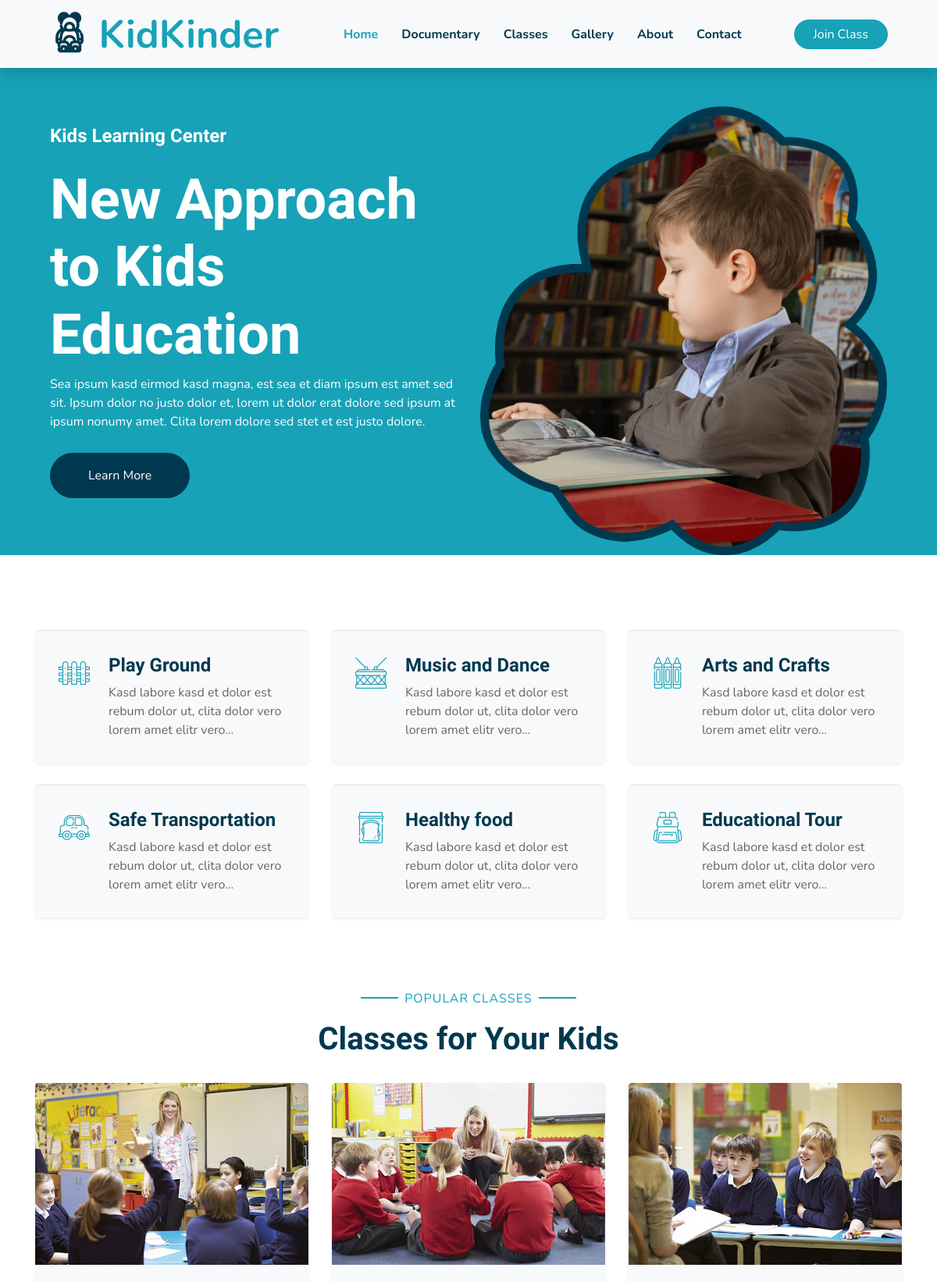
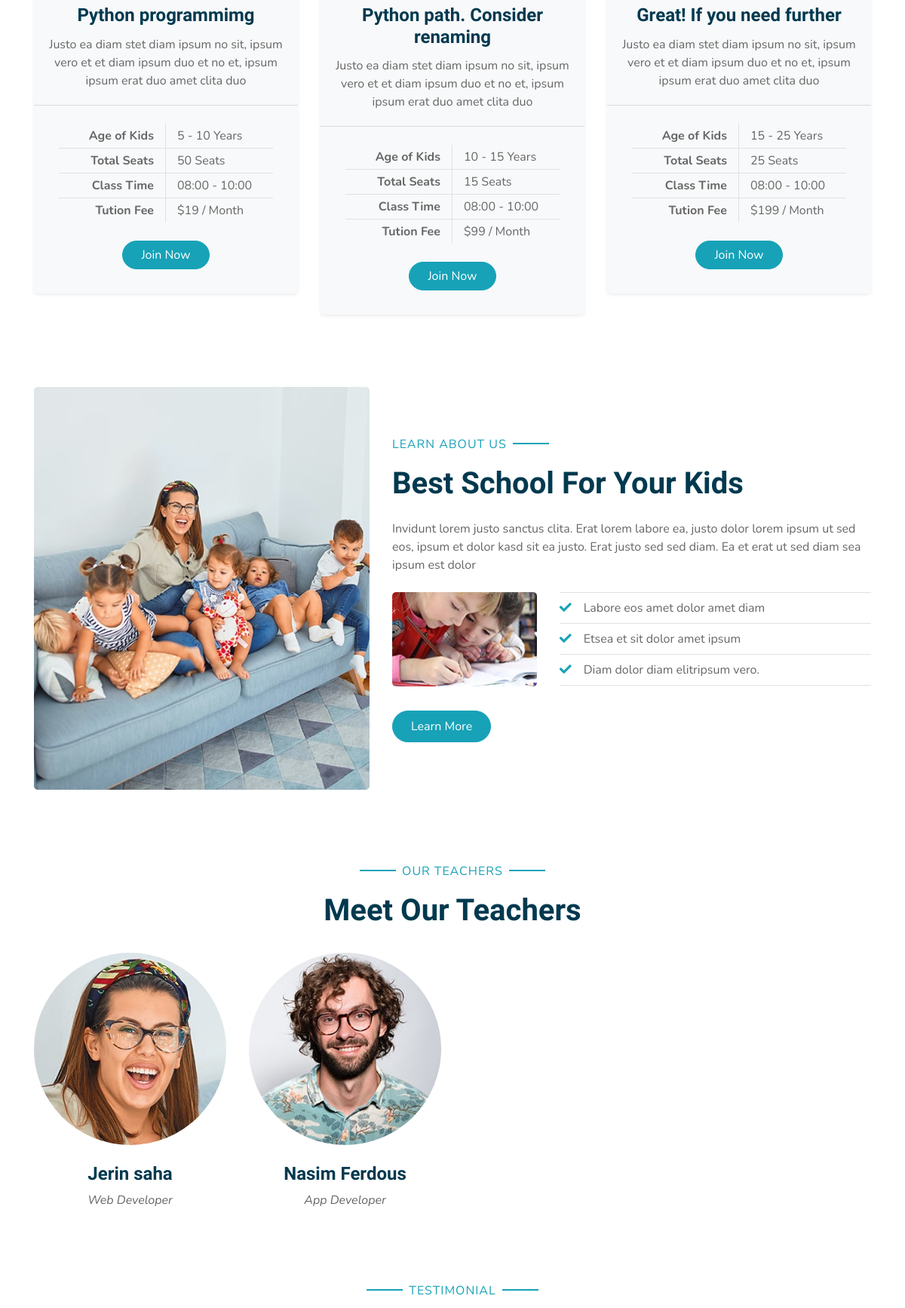
The page / (upper part) on the database its author committed (2 pictures, top to bottom).
### course/models.py (models this page shows, shortened)
class courseModel(models.Model):
    title=models.CharField(max_length=30, unique=True)
    image = models.ImageField(upload_to='course')
    description = models.TextField(max_length=200, unique=True)
    ageLimit = models.CharField(max_length=10)
    seat = models.IntegerField()
    price = models.IntegerField()

### home/models.py (models this page shows, shortened)
class teamModel(models.Model):
    name = models.CharField(max_length=100)
    title = models.CharField(max_length=100)
    image = models.FileField(upload_to='team')
    twitter = models.URLField()
    youtube = models.URLField()
    linkedin = models.URLField()

### home/views.py (the view)
# urls.py: path('', homePage, name='home'),
def homePage(request):
    course = courseModel.objects.all()
    doc = blogModel.objects.all()
    team = teamModel.objects.all()
    review = testimonialModel.objects.all()
    context = {
        'course':course,
        'doc':doc,
        'team':team,
        'review':review,
    }
    return render(request, 'index.html', context)

### blog/models.py (called while the page is built)
    def __str__(self):
        return self.title

### templates/index.html (shortened to what this page needs)
{% extends 'base/core.html' %}
{% load static %}
{% block body %}
    <div class="container-fluid bg-primary px-0 px-md-5 mb-5">
        <div class="row align-items-center px-3">
            <div class="col-lg-6 text-center text-lg-left">
                <h4 class="text-white mb-4 mt-5 mt-lg-0">Kids Learning Center</h4>
                <h1 class="display-3 font-weight-bold text-white">New Approach to Kids Education</h1>
                <p class="text-white mb-4">Sea ipsum kasd eirmod kasd magna, est sea et diam ipsum est amet sed sit.
                    Ipsum dolor no justo dolor et, lorem ut dolor erat dolore sed ipsum at ipsum nonumy amet. Clita
                    lorem dolore sed stet et est justo dolore.</p>
                <a href="" class="btn btn-secondary mt-1 py-3 px-5">Learn More</a>
            </div>
            <div class="col-lg-6 text-center text-lg-right">
                <img class="img-fluid mt-5" src="{% static 'img/header.png' %}" alt="">
            </div>
        </div>
    </div>
    <div class="container-fluid pt-5">
        <div class="container pb-3">
            <div class="row">
                <div class="col-lg-4 col-md-6 pb-1">
                    <div class="d-flex bg-light shadow-sm border-top rounded mb-4" style="padding: 30px;">
                        <i class="flaticon-050-fence h1 font-weight-normal text-primary mb-3"></i>
                        <div class="pl-4">
                            <h4>Play Ground</h4>
                            <p class="m-0">Kasd labore kasd et dolor est rebum dolor ut, clita dolor vero lorem amet elitr vero...</p>
                        </div>
                    </div>
                </div>
                <div class="col-lg-4 col-md-6 pb-1">
                    <div class="d-flex bg-light shadow-sm border-top rounded mb-4" style="padding: 30px;">
                        <i class="flaticon-022-drum h1 font-weight-normal text-primary mb-3"></i>
                        <div class="pl-4">
                            <h4>Music and Dance</h4>
                            <p class="m-0">Kasd labore kasd et dolor est rebum dolor ut, clita dolor vero lorem amet elitr vero...</p>
                        </div>
                    </div>
                </div>
                <div class="col-lg-4 col-md-6 pb-1">
                    <div class="d-flex bg-light shadow-sm border-top rounded mb-4" style="padding: 30px;">
                        <i class="flaticon-030-crayons h1 font-weight-normal text-primary mb-3"></i>
                        <div class="pl-4">
                            <h4>Arts and Crafts</h4>
                            <p class="m-0">Kasd labore kasd et dolor est rebum dolor ut, clita dolor vero lorem amet elitr vero...</p>
                        </div>
                    </div>
                </div>
                <div class="col-lg-4 col-md-6 pb-1">
                    <div class="d-flex bg-light shadow-sm border-top rounded mb-4" style="padding: 30px;">
                        <i class="flaticon-017-toy-car h1 font-weight-normal text-primary mb-3"></i>
                        <div class="pl-4">
                            <h4>Safe Transportation</h4>
                            <p class="m-0">Kasd labore kasd et dolor est rebum dolor ut, clita dolor vero lorem amet elitr vero...</p>
                        </div>
                    </div>
                </div>
                <div class="col-lg-4 col-md-6 pb-1">
                    <div class="d-flex bg-light shadow-sm border-top rounded mb-4" style="padding: 30px;">
                        <i class="flaticon-025-sandwich h1 font-weight-normal text-primary mb-3"></i>
                        <div class="pl-4">
                            <h4>Healthy food</h4>
                            <p class="m-0">Kasd labore kasd et dolor est rebum dolor ut, clita dolor vero lorem amet elitr vero...</p>
                        </div>
                    </div>
                </div>
                <div class="col-lg-4 col-md-6 pb-1">
                    <div class="d-flex bg-light shadow-sm border-top rounded mb-4" style="padding: 30px;">
                        <i class="flaticon-047-backpack h1 font-weight-normal text-primary mb-3"></i>
                        <div class="pl-4">
                            <h4>Educational Tour</h4>
                            <p class="m-0">Kasd labore kasd et dolor est rebum dolor ut, clita dolor vero lorem amet elitr vero...</p>
                        </div>
                    </div>
                </div>
            </div>
        </div>
    </div>
    <div class="container-fluid pt-5">
        <div class="container">
            <div class="text-center pb-2">
                <p class="section-title px-5"><span class="px-2">Popular Classes</span></p>
                <h1 class="mb-4">Classes for Your Kids</h1>
            </div>
            <div class="row">
                {% for course in course %}
                <div class="col-lg-4 mb-5">
                    <div class="card border-0 bg-light shadow-sm pb-2">
                        <img class="card-img-top mb-2" src="{{ course.image.url }}" alt="">
                        <div class="card-body text-center">
                            <h4 class="card-title">{{ course.title }}</h4>
                            <p class="card-text">Justo ea diam stet diam ipsum no sit, ipsum vero et et diam ipsum duo et no et, ipsum ipsum erat duo amet clita duo</p>
                        </div>
                        <div class="card-footer bg-transparent py-4 px-5">
                            <div class="row border-bottom">
                                <div class="col-6 py-1 text-right border-right"><strong>Age of Kids</strong></div>
                                <div class="col-6 py-1">{{ course.ageLimit }} Years</div>
                            </div>
                            <div class="row border-bottom">
                                <div class="col-6 py-1 text-right border-right"><strong>Total Seats</strong></div>
                                <div class="col-6 py-1">{{ course.seat }} Seats</div>
                            </div>
                            <div class="row border-bottom">
                                <div class="col-6 py-1 text-right border-right"><strong>Class Time</strong></div>
                                <div class="col-6 py-1">08:00 - 10:00</div>
                            </div>
                            <div class="row">
                                <div class="col-6 py-1 text-right border-right"><strong>Tution Fee</strong></div>
                                <div class="col-6 py-1">${{ course.price }} / Month</div>
                            </div>
                        </div>
                        <a href="{% url 'booking' %}" class="btn btn-primary px-4 mx-auto mb-4">Join Now</a>
                    </div>
                </div>
                {% endfor %}
            </div>
        </div>
    </div>
    <div class="container-fluid py-5">
        <div class="container">
            <div class="row align-items-center">
                <div class="col-lg-5">
                    <img class="img-fluid rounded mb-5 mb-lg-0" src="{% static 'img/about-1.jpg' %}" alt="">
                </div>
                <div class="col-lg-7">
                    <p class="section-title pr-5"><span class="pr-2">Learn About Us</span></p>
                    <h1 class="mb-4">Best School For Your Kids</h1>
                    <p>Invidunt lorem justo sanctus clita. Erat lorem labore ea, justo dolor lorem ipsum ut sed eos,
                        ipsum et dolor kasd sit ea justo. Erat justo sed sed diam. Ea et erat ut sed diam sea ipsum est
                        dolor</p>
                    <div class="row pt-2 pb-4">
                        <div class="col-6 col-md-4">
                            <img class="img-fluid rounded" src="img/about-2.jpg" alt="">
                        </div>
                        <div class="col-6 col-md-8">
                            <ul class="list-inline m-0">
                                <li class="py-2 border-top border-bottom"><i class="fa fa-check text-primary mr-3"></i>Labore eos amet dolor amet diam</li>
                                <li class="py-2 border-bottom"><i class="fa fa-check text-primary mr-3"></i>Etsea et sit dolor amet ipsum</li>
                                <li class="py-2 border-bottom"><i class="fa fa-check text-primary mr-3"></i>Diam dolor diam elitripsum vero.</li>
                            </ul>
                        </div>
                    </div>
                    <a href="" class="btn btn-primary mt-2 py-2 px-4">Learn More</a>
                </div>
            </div>
        </div>
    </div>
    <div class="container-fluid pt-5">
        <div class="container">
            <div class="text-center pb-2">
                <p class="section-title px-5"><span class="px-2">Our Teachers</span></p>
                <h1 class="mb-4">Meet Our Teachers</h1>
            </div>
            <div class="row">
                {% for team in team %}
                <div class="col-md-6 col-lg-3 text-center team mb-5">
                    <div class="position-relative overflow-hidden mb-4" style="border-radius: 100%;">
                        <img class="img-fluid w-100" src="{{ team.image.url }}" alt="" >
                    </div>
                    <h4>{{ team.name }}</h4>
                    <i>{{ team.title }}</i>
                </div>
                {% endfor %}
            </div>
        </div>
    </div>
    <div class="container-fluid py-5">
        <div class="container p-0">
            <div class="text-center pb-2">
                <p class="section-title px-5"><span class="px-2">Testimonial</span></p>
            </div>
        </div>
    </div>
{% endblock %}

### rows shown on the page
courseModel: image (picture), title "Python programmimg", ageLimit "5 - 10", seat "50", price "19"
courseModel: image (picture), title "Python path. Consider renaming", ageLimit "10 - 15", seat "15", price "99"
courseModel: image (picture), title "Great! If you need further", ageLimit "15 - 25", seat "25", price "199"
teamModel: image (picture), name "Jerin saha", title "Web Developer"
teamModel: image (picture), name "Nasim Ferdous", title "App Developer"
